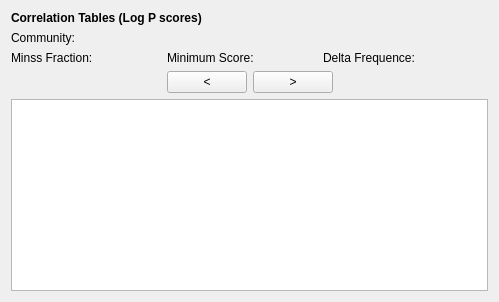
            <widget class="QWidget" name="page_16">
             <layout class="QGridLayout" name="gridLayout_19">
              <item row="0" column="0">
               <widget class="QLabel" name="label_41">
                <property name="text">
                 <string>&lt;html&gt;&lt;head/&gt;&lt;body&gt;&lt;p&gt;&lt;span style=&quot; font-weight:600;&quot;&gt;Correlation Tables (Log P scores)&lt;/span&gt;&lt;/p&gt;&lt;/body&gt;&lt;/html&gt;</string>
                </property>
               </widget>
              </item>
              <item row="1" column="0">
               <layout class="QVBoxLayout" name="verticalLayout_32">
                <item>
                 <layout class="QHBoxLayout" name="horizontalLayout_76">
                  <item>
                   <widget class="QLabel" name="lblComunidade_2">
                    <property name="minimumSize">
                     <size>
                      <width>120</width>
                      <height>0</height>
                     </size>
                    </property>
                    <property name="text">
                     <string>Community:</string>
                    </property>
                   </widget>
                  </item>
                 </layout>
                </item>
                <item>
                 <layout class="QHBoxLayout" name="horizontalLayout_77">
                  <item>
                   <widget class="QLabel" name="lblMinss_4">
                    <property name="minimumSize">
                     <size>
                      <width>150</width>
                      <height>0</height>
                     </size>
                    </property>
                    <property name="text">
                     <string>Minss Fraction: </string>
                    </property>
                   </widget>
                  </item>
                  <item>
                   <widget class="QLabel" name="lblMinLogP_4">
                    <property name="minimumSize">
                     <size>
                      <width>150</width>
                      <height>0</height>
                     </size>
                    </property>
                    <property name="text">
                     <string>Minimum Score: </string>
                    </property>
                   </widget>
                  </item>
                  <item>
                   <widget class="QLabel" name="lblDeltaFreq_4">
                    <property name="minimumSize">
                     <size>
                      <width>165</width>
                      <height>0</height>
                     </size>
                    </property>
                    <property name="text">
                     <string>Delta Frequence: </string>
                    </property>
                   </widget>
                  </item>
                 </layout>
                </item>
                <item>
                 <layout class="QHBoxLayout" name="horizontalLayout_78">
                  <item>
                   <spacer name="horizontalSpacer_51">
                    <property name="orientation">
                     <enum>Qt::Horizontal</enum>
                    </property>
                    <property name="sizeHint" stdset="0">
                     <size>
                      <width>40</width>
                      <height>20</height>
                     </size>
                    </property>
                   </spacer>
                  </item>
                  <item>
                   <widget class="QPushButton" name="cmdBackComm_2">
                    <property name="text">
                     <string>&lt;</string>
                    </property>
                   </widget>
                  </item>
                  <item>
                   <widget class="QPushButton" name="cmdNextComm_2">
                    <property name="text">
                     <string>&gt;</string>
                    </property>
                   </widget>
                  </item>
                  <item>
                   <spacer name="horizontalSpacer_52">
                    <property name="orientation">
                     <enum>Qt::Horizontal</enum>
                    </property>
                    <property name="sizeHint" stdset="0">
                     <size>
                      <width>40</width>
                      <height>20</height>
                     </size>
                    </property>
                   </spacer>
                  </item>
                 </layout>
                </item>
               </layout>
              </item>
              <item row="2" column="0">
               <widget class="QTableWidget" name="tableComm2">
                <property name="editTriggers">
                 <set>QAbstractItemView::NoEditTriggers</set>
                </property>
                <attribute name="horizontalHeaderCascadingSectionResizes">
                 <bool>false</bool>
                </attribute>
                <attribute name="verticalHeaderStretchLastSection">
                 <bool>false</bool>
                </attribute>
               </widget>
              </item>
             </layout>
            </widget>
